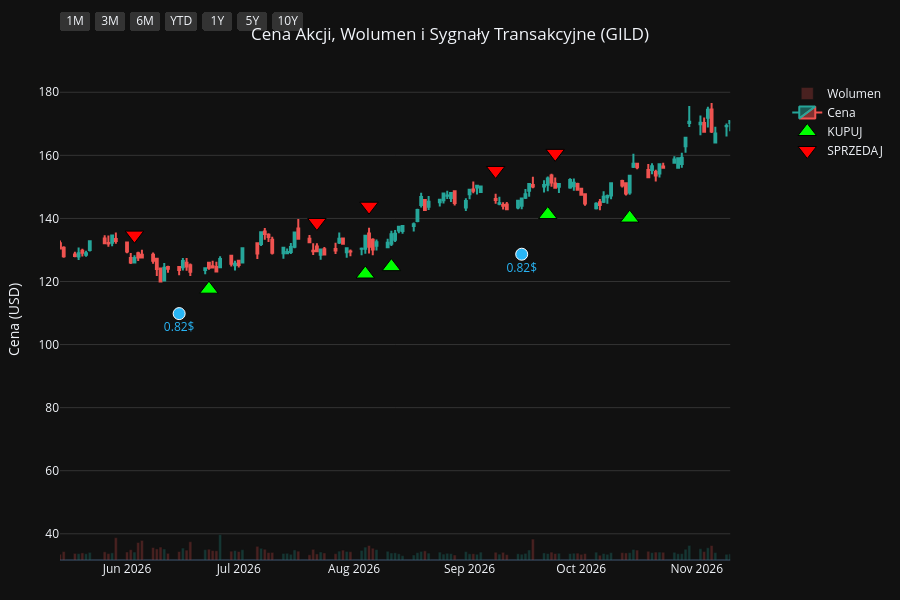
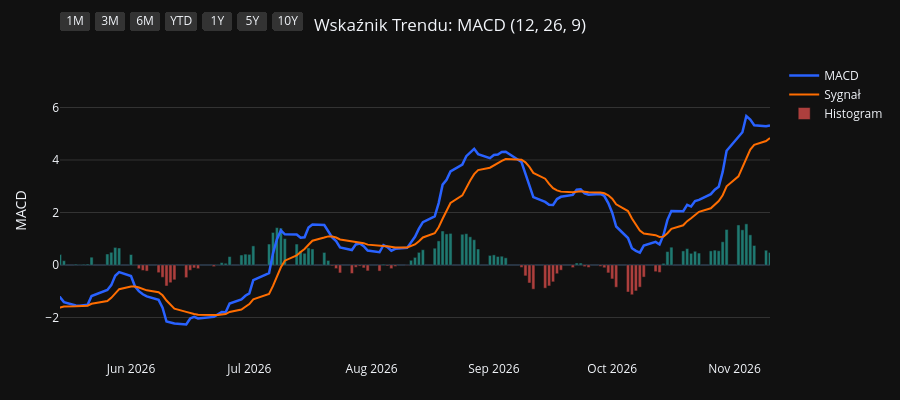
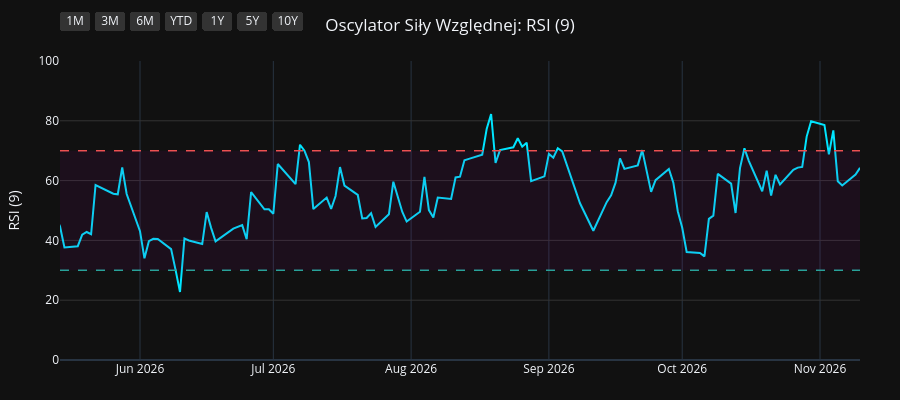
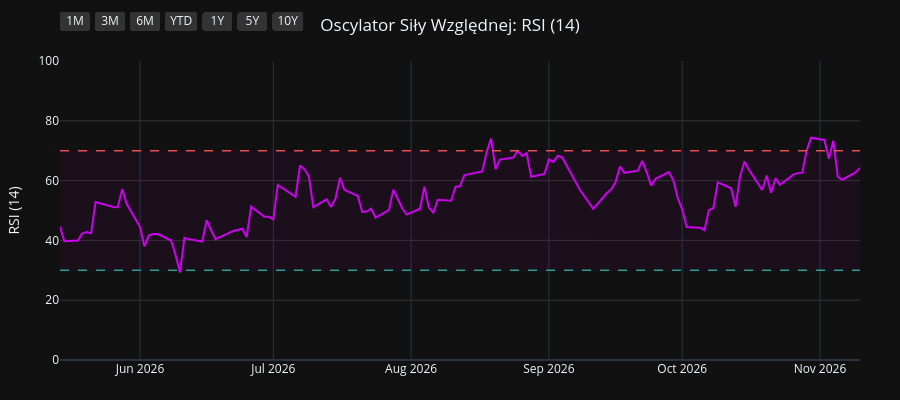

Write notebook code for charts like these, in order.
### Code cell
import os
import yfinance as yf
import pandas as pd
import pandas_ta as ta
import plotly.graph_objects as go
from plotly.subplots import make_subplots

# 1. Pobranie i przygotowanie danych
symbol = os.environ.get("STOCK_TICKER", "").strip().upper()
if not symbol:
    raise RuntimeError("Set STOCK_TICKER before running price_extractor.ipynb")
df = yf.Ticker(symbol).history(period="10y")
df.index = df.index.tz_localize(None)

# Wskaźniki i sygnały
df.ta.macd(fast=12, slow=26, signal=9, append=True)
df.ta.rsi(length=9, append=True)
df.ta.rsi(length=14, append=True)
df.ta.rsi(length=21, append=True)
df.dropna(inplace=True)

macd = df['MACD_12_26_9']
signal = df['MACDs_12_26_9']
wczorajszy_macd = macd.shift(1)
wczorajszy_signal = signal.shift(1)

df['Decyzja'] = 'BRAK'
df.loc[(macd > signal) & (wczorajszy_macd <= wczorajszy_signal), 'Decyzja'] = 'KUPUJ'
df.loc[(macd < signal) & (wczorajszy_macd >= wczorajszy_signal), 'Decyzja'] = 'SPRZEDAJ'

df_kupuj = df[df['Decyzja'] == 'KUPUJ']
df_sprzedaj = df[df['Decyzja'] == 'SPRZEDAJ']
df_dywidendy = df[df['Dividends'] > 0]
df_splity = df[df['Stock Splits'] > 0]

# Wspólna konfiguracja osi X
konfiguracja_osi_x = dict(
    type="date",
    showspikes=True, spikemode="across", spikesnap="cursor", spikedash="dot", spikecolor="#ffffff", spikethickness=1, hoverformat="%Y-%m-%d",
    rangeselector=dict(
        buttons=list([
            dict(count=1, label="1M", step="month", stepmode="backward"),
            dict(count=3, label="3M", step="month", stepmode="backward"),
            dict(count=6, label="6M", step="month", stepmode="backward"),
            dict(count=1, label="YTD", step="year", stepmode="todate"),
            dict(count=1, label="1Y", step="year", stepmode="backward"),
            dict(count=5, label="5Y", step="year", stepmode="backward"),
            dict(step="all", label="10Y")
        ]),
        bgcolor="#333333", activecolor="#2962ff", x=0, y=1.1
    )
)

# ==========================================
# WYKRES 1: CENA + WOLUMEN + SYGNAŁY
# ==========================================
fig1 = make_subplots(specs=[[{"secondary_y": True}]])

kolory_wolumenu = ['#26a69a' if row['Close'] >= row['Open'] else '#ef5350' for index, row in df.iterrows()]
fig1.add_trace(go.Bar(x=df.index, y=df['Volume'], marker_color=kolory_wolumenu, opacity=0.25, name='Wolumen'), secondary_y=True)
fig1.add_trace(go.Candlestick(x=df.index, open=df['Open'], high=df['High'], low=df['Low'], close=df['Close'], name='Cena', increasing_line_color='#26a69a', decreasing_line_color='#ef5350'), secondary_y=False)
fig1.add_trace(go.Scatter(x=df_kupuj.index, y=df_kupuj['Low'] * 0.95, customdata=df_kupuj[['Low', 'High']], mode='markers', marker=dict(symbol='triangle-up', size=16, color='#00ff00', line=dict(width=1, color='black')), name='KUPUJ', hovertemplate='KUPUJ<br>Najniższa: %{customdata[0]:.2f}<br>Najwyższa: %{customdata[1]:.2f}<extra></extra>'), secondary_y=False)
fig1.add_trace(go.Scatter(x=df_sprzedaj.index, y=df_sprzedaj['High'] * 1.05, customdata=df_sprzedaj[['Low', 'High']], mode='markers', marker=dict(symbol='triangle-down', size=16, color='#ff0000', line=dict(width=1, color='black')), name='SPRZEDAJ', hovertemplate='SPRZEDAJ<br>Najniższa: %{customdata[0]:.2f}<br>Najwyższa: %{customdata[1]:.2f}<extra></extra>'), secondary_y=False)

if not df_dywidendy.empty:
    fig1.add_trace(go.Scatter(x=df_dywidendy.index, y=df_dywidendy['Low'] * 0.90, mode='markers+text', marker=dict(symbol='circle', size=12, color='#29b6f6', line=dict(width=1, color='white')), text=df_dywidendy['Dividends'].apply(lambda x: f"{x}$"), textposition="bottom center", name='Dywidenda', showlegend=False, hovertemplate='Dywidenda: %{text}<extra></extra>', textfont=dict(color="#29b6f6")), secondary_y=False)
if not df_splity.empty:
                    fig1.add_trace(go.Scatter(x=df_splity.index, y=df_splity['High'], mode='markers+text', marker=dict(symbol='star', size=16, color='#ffee58', line=dict(width=1, color='black')), text=df_splity['Stock Splits'].apply(lambda x: f"{x:g}:1" if x >= 1 else f"1:{1 / x:g}"), textposition="top center", name='Split', hovertemplate='%{text}<extra></extra>', textfont=dict(color="#ffee58")), secondary_y=False)

fig1.update_layout(title=dict(text=f"Cena Akcji, Wolumen i Sygnały Transakcyjne ({symbol})", x=0.5, xanchor='center'), dragmode='pan', xaxis_rangeslider_visible=False, template='plotly_dark', height=600, hovermode='x unified', margin=dict(l=60, r=40, t=60, b=40))
fig1.update_xaxes(**konfiguracja_osi_x)
fig1.update_xaxes(range=[df.index.max() - pd.Timedelta(days=180), df.index.max()])
fig1.update_yaxes(title_text="Cena (USD)", secondary_y=False, gridcolor='#333333')
fig1.update_yaxes(range=[0, df['Volume'].max() * 4], showgrid=False, showticklabels=False, secondary_y=True)
fig1.show(config={'scrollZoom': True})

# ==========================================
# WYKRES 2: WSKAŹNIK MACD
# ==========================================
fig2 = go.Figure()
fig2.add_trace(go.Scatter(x=df.index, y=df['MACD_12_26_9'], line=dict(color='#2962ff', width=2.5), name='MACD'))
fig2.add_trace(go.Scatter(x=df.index, y=df['MACDs_12_26_9'], line=dict(color='#ff6d00', width=2), name='Sygnał'))
kolory_macd = ['#26a69a' if val >= 0 else '#ef5350' for val in df['MACDh_12_26_9']]
fig2.add_trace(go.Bar(x=df.index, y=df['MACDh_12_26_9'], marker_color=kolory_macd, name='Histogram', opacity=0.7))
fig2.update_layout(title=dict(text="Wskaźnik Trendu: MACD (12, 26, 9)", x=0.5, xanchor='center'), dragmode='pan', xaxis_rangeslider_visible=False, template='plotly_dark', height=400, hovermode='x unified', margin=dict(l=60, r=40, t=60, b=40))
fig2.update_xaxes(**konfiguracja_osi_x)
fig2.update_xaxes(range=[df.index.max() - pd.Timedelta(days=180), df.index.max()])
fig2.update_yaxes(title_text="MACD", gridcolor='#333333')
fig2.show(config={'scrollZoom': True})

# ==========================================
# WYKRES 3: OSCYLATOR RSI (9)
# ==========================================
fig3 = go.Figure()
fig3.add_trace(go.Scatter(x=df.index, y=df['RSI_9'], line=dict(color='#00e5ff', width=2), name='RSI (9)'))
fig3.add_hline(y=70, line_dash="dash", line_color="#ef5350", line_width=1.5)
fig3.add_hline(y=30, line_dash="dash", line_color="#26a69a", line_width=1.5)
fig3.add_hrect(y0=30, y1=70, line_width=0, fillcolor="purple", opacity=0.1)
fig3.update_layout(title=dict(text="Oscylator Siły Względnej: RSI (9)", x=0.5, xanchor='center'), dragmode='pan', xaxis_rangeslider_visible=False, template='plotly_dark', height=400, hovermode='x unified', margin=dict(l=60, r=40, t=60, b=40))
fig3.update_xaxes(**konfiguracja_osi_x)
fig3.update_xaxes(range=[df.index.max() - pd.Timedelta(days=180), df.index.max()])
fig3.update_yaxes(title_text="RSI (9)", range=[0, 100], gridcolor='#333333')
fig3.show(config={'scrollZoom': True})

# ==========================================
# WYKRES 4: OSCYLATOR RSI (14)
# ==========================================
fig4 = go.Figure()
fig4.add_trace(go.Scatter(x=df.index, y=df['RSI_14'], line=dict(color='#d500f9', width=2), name='RSI (14)'))
fig4.add_hline(y=70, line_dash="dash", line_color="#ef5350", line_width=1.5)
fig4.add_hline(y=30, line_dash="dash", line_color="#26a69a", line_width=1.5)
fig4.add_hrect(y0=30, y1=70, line_width=0, fillcolor="purple", opacity=0.1)
fig4.update_layout(title=dict(text="Oscylator Siły Względnej: RSI (14)", x=0.5, xanchor='center'), dragmode='pan', xaxis_rangeslider_visible=False, template='plotly_dark', height=400, hovermode='x unified', margin=dict(l=60, r=40, t=60, b=40))
fig4.update_xaxes(**konfiguracja_osi_x)
fig4.update_xaxes(range=[df.index.max() - pd.Timedelta(days=180), df.index.max()])
fig4.update_yaxes(title_text="RSI (14)", range=[0, 100], gridcolor='#333333')
fig4.show(config={'scrollZoom': True})

# ==========================================
# WYKRES 5: OSCYLATOR RSI (21)
# ==========================================
fig5 = go.Figure()
fig5.add_trace(go.Scatter(x=df.index, y=df['RSI_21'], line=dict(color='#64dd17', width=2), name='RSI (21)'))
fig5.add_hline(y=70, line_dash="dash", line_color="#ef5350", line_width=1.5)
fig5.add_hline(y=30, line_dash="dash", line_color="#26a69a", line_width=1.5)
fig5.add_hrect(y0=30, y1=70, line_width=0, fillcolor="purple", opacity=0.1)
fig5.update_layout(title=dict(text="Oscylator Siły Względnej: RSI (21)", x=0.5, xanchor='center'), dragmode='pan', xaxis_rangeslider_visible=False, template='plotly_dark', height=400, hovermode='x unified', margin=dict(l=60, r=40, t=60, b=40))
fig5.update_xaxes(**konfiguracja_osi_x)
fig5.update_xaxes(range=[df.index.max() - pd.Timedelta(days=180), df.index.max()])
fig5.update_yaxes(title_text="RSI (21)", range=[0, 100], gridcolor='#333333')
fig5.show(config={'scrollZoom': True})

### Figure 1 — Plotly figure (JSON) as saved in the notebook; plotly's stock layout.template omitted (floating-point values rounded to 4 significant figures; data arrays with more than 128 entries replaced by an {"elided": "..."} marker saying what was removed)
{"data": [{"marker": {"color": {"elided": "2479 str values"}}, "name": "Wolumen", "opacity": 0.25, "type": "bar", "x": {"elided": "2479 str values"}, "xaxis": "x", "y": {"elided": "2479 int values"}, "yaxis": "y2"}, {"close": {"elided": "2479 float values"}, "decreasing": {"line": {"color": "#ef5350"}}, "high": {"elided": "2479 float values"}, "increasing": {"line": {"color": "#26a69a"}}, "low": {"elided": "2479 float values"}, "name": "Cena", "open": {"elided": "2479 float values"}, "type": "candlestick", "x": {"elided": "2479 str values"}, "xaxis": "x", "yaxis": "y"}, {"customdata": {"elided": "112x2 float values"}, "hovertemplate": "KUPUJ<br>Najniższa: %{customdata[0]:.2f}<br>Najwyższa: %{customdata[1]:.2f}<extra></extra>", "marker": {"color": "#00ff00", "line": {"color": "black", "width": 1}, "size": 16, "symbol": "triangle-up"}, "mode": "markers", "name": "KUPUJ", "type": "scatter", "x": ["2017-01-04T00:00:00", "2017-02-01T00:00:00", "2017-02-17T00:00:00", "2017-03-17T00:00:00", "2017-03-31T00:00:00", "2017-04-17T00:00:00", "2017-06-02T00:00:00", "2017-07-19T00:00:00", "2017-08-29T00:00:00", "2017-11-20T00:00:00", "2018-01-03T00:00:00", "2018-03-12T00:00:00", "2018-04-10T00:00:00", "2018-04-26T00:00:00", "2018-05-16T00:00:00", "2018-07-03T00:00:00", "2018-08-30T00:00:00", "2018-09-14T00:00:00", "2018-11-07T00:00:00", "2018-11-29T00:00:00", "2019-01-03T00:00:00", "2019-03-13T00:00:00", "2019-04-30T00:00:00", "2019-05-17T00:00:00", "2019-06-10T00:00:00", "2019-07-02T00:00:00", "2019-07-30T00:00:00", "2019-08-22T00:00:00", "2019-08-28T00:00:00", "2019-10-14T00:00:00", "2019-11-05T00:00:00", "2019-11-20T00:00:00", "2020-01-29T00:00:00", "2020-03-18T00:00:00", "2020-04-03T00:00:00", "2020-04-17T00:00:00", "2020-04-29T00:00:00", "2020-06-04T00:00:00", "2020-06-19T00:00:00", "2020-08-31T00:00:00", "2020-10-01T00:00:00", "2020-11-05T00:00:00", "2021-01-04T00:00:00", "2021-02-08T00:00:00", "2021-03-10T00:00:00", "2021-03-16T00:00:00", "2021-04-16T00:00:00", "2021-05-06T00:00:00", "2021-06-09T00:00:00", "2021-06-29T00:00:00", "2021-07-20T00:00:00", "2021-07-23T00:00:00", "2021-08-03T00:00:00", "2021-08-12T00:00:00", "2021-10-25T00:00:00", "2021-11-03T00:00:00", "2022-02-25T00:00:00", "2022-03-14T00:00:00", "2022-05-13T00:00:00", "2022-06-23T00:00:00", "2022-08-04T00:00:00", "2022-09-08T00:00:00", "2022-10-05T00:00:00", "2023-02-06T00:00:00", "2023-03-15T00:00:00", "2023-03-20T00:00:00", "2023-05-24T00:00:00", "2023-06-05T00:00:00", "2023-06-08T00:00:00", "2023-07-05T00:00:00", "2023-07-13T00:00:00", "2023-08-07T00:00:00", "2023-09-13T00:00:00", "2023-09-27T00:00:00", "2023-10-09T00:00:00", "2023-11-01T00:00:00", "2023-12-01T00:00:00", "2023-12-27T00:00:00", "2024-02-26T00:00:00", "2024-05-02T00:00:00", "2024-06-10T00:00:00", "2024-07-11T00:00:00", "2024-08-26T00:00:00", "2024-10-22T00:00:00", "2024-10-24T00:00:00", "2024-11-04T00:00:00", "2024-12-02T00:00:00", "2024-12-05T00:00:00", "2024-12-23T00:00:00", "2025-01-21T00:00:00", "2025-02-12T00:00:00", "2025-04-24T00:00:00", "2025-04-28T00:00:00", "2025-04-30T00:00:00", "2025-05-16T00:00:00", "2025-07-01T00:00:00", "2025-07-24T00:00:00", "2025-08-08T00:00:00", "2025-09-11T00:00:00", "2025-10-06T00:00:00", "2025-11-05T00:00:00", "2025-11-13T00:00:00", "2025-12-22T00:00:00", "2026-01-14T00:00:00", "2026-01-16T00:00:00", "2026-04-06T00:00:00", "2026-05-05T00:00:00", "2026-06-23T00:00:00", "2026-08-04T00:00:00", "2026-08-11T00:00:00", "2026-09-22T00:00:00", "2026-10-14T00:00:00"], "xaxis": "x", "y": [49.93, 48.37, 46.79, 46.17, 45.57, 45.05, 43.81, 48.94, 50.61, 49.09, 50.66, 55.56, 51.34, 50.15, 46.61, 49.86, 52.95, 51.74, 49.73, 48.57, 46.43, 46.24, 46.02, 47.21, 46.98, 49.37, 48.43, 46.16, 45.57, 46.8, 47.8, 47.28, 47.53, 54.51, 57.04, 60.52, 59.8, 55.24, 55.85, 49.31, 47.76, 45.09, 44.62, 51.84, 48.98, 49.19, 51.3, 50.74, 52.6, 53.13, 53.74, 54.03, 53.69, 54.89, 53.07, 52.1, 48.81, 46.93, 50.07, 50.85, 50.92, 53.27, 53.62, 70.96, 66.56, 65.81, 66.24, 65.43, 64.23, 65.14, 65.31, 66.71, 65.84, 64.94, 64.17, 68.12, 65.86, 69.55, 63.53, 57.18, 56.43, 60.78, 68.16, 77.06, 78.88, 80.46, 83.27, 82.46, 83.33, 83.57, 91.54, 96.67, 94.29, 94.89, 91.63, 102.0, 103.6, 105.7, 106.1, 104.2, 112.8, 114.6, 114.6, 113.3, 113.9, 130.3, 123.8, 117.6, 122.4, 124.7, 141.2, 140.1], "yaxis": "y"}, {"customdata": {"elided": "111x2 float values"}, "hovertemplate": "SPRZEDAJ<br>Najniższa: %{customdata[0]:.2f}<br>Najwyższa: %{customdata[1]:.2f}<extra></extra>", "marker": {"color": "#ff0000", "line": {"color": "black", "width": 1}, "size": 16, "symbol": "triangle-down"}, "mode": "markers", "name": "SPRZEDAJ", "type": "scatter", "x": ["2017-01-13T00:00:00", "2017-02-08T00:00:00", "2017-03-10T00:00:00", "2017-03-23T00:00:00", "2017-04-04T00:00:00", "2017-05-11T00:00:00", "2017-07-10T00:00:00", "2017-08-04T00:00:00", "2017-09-18T00:00:00", "2017-12-22T00:00:00", "2018-02-02T00:00:00", "2018-03-19T00:00:00", "2018-04-25T00:00:00", "2018-04-30T00:00:00", "2018-06-27T00:00:00", "2018-07-27T00:00:00", "2018-09-06T00:00:00", "2018-10-10T00:00:00", "2018-11-19T00:00:00", "2018-12-14T00:00:00", "2019-02-06T00:00:00", "2019-04-16T00:00:00", "2019-05-14T00:00:00", "2019-05-28T00:00:00", "2019-07-01T00:00:00", "2019-07-08T00:00:00", "2019-07-31T00:00:00", "2019-08-23T00:00:00", "2019-09-24T00:00:00", "2019-10-29T00:00:00", "2019-11-12T00:00:00", "2019-12-16T00:00:00", "2020-03-11T00:00:00", "2020-03-23T00:00:00", "2020-04-08T00:00:00", "2020-04-28T00:00:00", "2020-05-05T00:00:00", "2020-06-12T00:00:00", "2020-07-23T00:00:00", "2020-09-24T00:00:00", "2020-10-19T00:00:00", "2020-12-15T00:00:00", "2021-02-01T00:00:00", "2021-02-10T00:00:00", "2021-03-11T00:00:00", "2021-04-09T00:00:00", "2021-04-23T00:00:00", "2021-05-25T00:00:00", "2021-06-18T00:00:00", "2021-07-08T00:00:00", "2021-07-21T00:00:00", "2021-08-02T00:00:00", "2021-08-04T00:00:00", "2021-08-27T00:00:00", "2021-10-29T00:00:00", "2022-01-03T00:00:00", "2022-03-11T00:00:00", "2022-04-27T00:00:00", "2022-06-03T00:00:00", "2022-07-18T00:00:00", "2022-08-25T00:00:00", "2022-09-21T00:00:00", "2022-11-18T00:00:00", "2023-02-17T00:00:00", "2023-03-17T00:00:00", "2023-04-28T00:00:00", "2023-05-26T00:00:00", "2023-06-06T00:00:00", "2023-06-27T00:00:00", "2023-07-06T00:00:00", "2023-07-27T00:00:00", "2023-08-17T00:00:00", "2023-09-22T00:00:00", "2023-09-29T00:00:00", "2023-10-27T00:00:00", "2023-11-09T00:00:00", "2023-12-22T00:00:00", "2024-01-22T00:00:00", "2024-04-03T00:00:00", "2024-05-28T00:00:00", "2024-07-05T00:00:00", "2024-08-06T00:00:00", "2024-09-25T00:00:00", "2024-10-23T00:00:00", "2024-10-30T00:00:00", "2024-11-15T00:00:00", "2024-12-04T00:00:00", "2024-12-06T00:00:00", "2024-12-31T00:00:00", "2025-02-11T00:00:00", "2025-03-11T00:00:00", "2025-04-25T00:00:00", "2025-04-29T00:00:00", "2025-05-01T00:00:00", "2025-06-17T00:00:00", "2025-07-15T00:00:00", "2025-08-06T00:00:00", "2025-08-21T00:00:00", "2025-09-15T00:00:00", "2025-10-28T00:00:00", "2025-11-07T00:00:00", "2025-12-01T00:00:00", "2026-01-02T00:00:00", "2026-01-15T00:00:00", "2026-02-19T00:00:00", "2026-04-20T00:00:00", "2026-06-03T00:00:00", "2026-07-22T00:00:00", "2026-08-05T00:00:00", "2026-09-08T00:00:00", "2026-09-24T00:00:00"], "xaxis": "x", "y": [54.74, 49.91, 50.9, 50.78, 50.2, 49.97, 52.56, 55.59, 63.32, 56.01, 63.63, 61.13, 56.56, 57.07, 54.86, 61.2, 57.86, 60.2, 54.09, 52.91, 54.6, 52.61, 52.18, 52.33, 55.29, 54.98, 53.57, 51.93, 53.51, 51.87, 52.57, 54.64, 61.66, 62.17, 62.03, 66.11, 65.91, 61.41, 63.98, 52.9, 52.27, 51.14, 56.41, 58.16, 54.52, 56.18, 56.57, 58.03, 58.44, 59.43, 60.04, 59.72, 60.89, 63.03, 57.91, 64.52, 52.54, 55.78, 57.64, 57.05, 58.19, 60.32, 77.38, 79.12, 74.73, 77.63, 73.67, 73.49, 72.74, 72.88, 74.06, 73.89, 72.23, 72.36, 74.99, 74.24, 77.12, 77.84, 70.28, 63.84, 65.98, 74.44, 83.57, 87.95, 87.93, 91.53, 92.14, 93.75, 93.3, 96.61, 117.4, 105.3, 108.3, 107.0, 112.6, 113.5, 114.2, 120.0, 116.5, 123.2, 127.1, 129.3, 126.4, 128.5, 157.6, 143.7, 134.7, 138.7, 143.9, 155.2, 160.6], "yaxis": "y"}, {"hovertemplate": "Dywidenda: %{text}<extra></extra>", "marker": {"color": "#29b6f6", "line": {"color": "white", "width": 1}, "size": 12, "symbol": "circle"}, "mode": "markers+text", "name": "Dywidenda", "showlegend": false, "text": ["0.52$", "0.52$", "0.52$", "0.52$", "0.57$", "0.57$", "0.57$", "0.57$", "0.63$", "0.63$", "0.63$", "0.63$", "0.68$", "0.68$", "0.68$", "0.68$", "0.71$", "0.71$", "0.71$", "0.71$", "0.73$", "0.73$", "0.73$", "0.73$", "0.75$", "0.75$", "0.75$", "0.75$", "0.77$", "0.77$", "0.77$", "0.77$", "0.79$", "0.79$", "0.79$", "0.79$", "0.82$", "0.82$", "0.82$"], "textfont": {"color": "#29b6f6"}, "textposition": "bottom center", "type": "scatter", "x": ["2017-03-14T00:00:00", "2017-06-14T00:00:00", "2017-09-14T00:00:00", "2017-12-14T00:00:00", "2018-03-15T00:00:00", "2018-06-14T00:00:00", "2018-09-13T00:00:00", "2018-12-13T00:00:00", "2019-03-14T00:00:00", "2019-06-13T00:00:00", "2019-09-12T00:00:00", "2019-12-12T00:00:00", "2020-03-12T00:00:00", "2020-06-11T00:00:00", "2020-09-14T00:00:00", "2020-12-14T00:00:00", "2021-03-12T00:00:00", "2021-06-14T00:00:00", "2021-09-14T00:00:00", "2021-12-14T00:00:00", "2022-03-14T00:00:00", "2022-06-14T00:00:00", "2022-09-14T00:00:00", "2022-12-14T00:00:00", "2023-03-14T00:00:00", "2023-06-14T00:00:00", "2023-09-14T00:00:00", "2023-12-14T00:00:00", "2024-03-14T00:00:00", "2024-06-14T00:00:00", "2024-09-13T00:00:00", "2024-12-13T00:00:00", "2025-03-14T00:00:00", "2025-06-13T00:00:00", "2025-09-15T00:00:00", "2025-12-15T00:00:00", "2026-03-13T00:00:00", "2026-06-15T00:00:00", "2026-09-15T00:00:00"], "xaxis": "x", "y": [43.19, 41.69, 53.02, 48.48, 52.25, 46.85, 48.81, 45.04, 43.87, 45.63, 46.03, 46.99, 48.04, 51.94, 46.4, 43.6, 45.38, 50.31, 52.81, 53.08, 44.46, 44.6, 50.82, 69.63, 62.9, 62.7, 62.84, 66.99, 61.62, 52.99, 69.57, 76.67, 96.05, 95.49, 97.78, 105.6, 128.2, 109.8, 128.6], "yaxis": "y"}], "layout": {"dragmode": "pan", "height": 600, "hovermode": "x unified", "margin": {"b": 40, "l": 60, "r": 40, "t": 60}, "title": {"text": "Cena Akcji, Wolumen i Sygnały Transakcyjne (GILD)", "x": 0.5, "xanchor": "center"}, "xaxis": {"anchor": "y", "domain": [0.0, 0.94], "hoverformat": "%Y-%m-%d", "range": ["2026-05-14T00:00:00", "2026-11-10T00:00:00"], "rangeselector": {"activecolor": "#2962ff", "bgcolor": "#333333", "buttons": [{"count": 1, "label": "1M", "step": "month", "stepmode": "backward"}, {"count": 3, "label": "3M", "step": "month", "stepmode": "backward"}, {"count": 6, "label": "6M", "step": "month", "stepmode": "backward"}, {"count": 1, "label": "YTD", "step": "year", "stepmode": "todate"}, {"count": 1, "label": "1Y", "step": "year", "stepmode": "backward"}, {"count": 5, "label": "5Y", "step": "year", "stepmode": "backward"}, {"label": "10Y", "step": "all"}], "x": 0, "y": 1.1}, "rangeslider": {"visible": false}, "showspikes": true, "spikecolor": "#ffffff", "spikedash": "dot", "spikemode": "across", "spikesnap": "cursor", "spikethickness": 1, "type": "date"}, "yaxis": {"anchor": "x", "domain": [0.0, 1.0], "gridcolor": "#333333", "title": {"text": "Cena (USD)"}}, "yaxis2": {"anchor": "x", "overlaying": "y", "range": [0, 377394000], "showgrid": false, "showticklabels": false, "side": "right"}}}

### Figure 2 — Plotly figure (JSON) as saved in the notebook; plotly's stock layout.template omitted (floating-point values rounded to 4 significant figures; data arrays with more than 128 entries replaced by an {"elided": "..."} marker saying what was removed)
{"data": [{"line": {"color": "#2962ff", "width": 2.5}, "name": "MACD", "type": "scatter", "x": {"elided": "2479 str values"}, "y": {"elided": "2479 float values"}}, {"line": {"color": "#ff6d00", "width": 2}, "name": "Sygnał", "type": "scatter", "x": {"elided": "2479 str values"}, "y": {"elided": "2479 float values"}}, {"marker": {"color": {"elided": "2479 str values"}}, "name": "Histogram", "opacity": 0.7, "type": "bar", "x": {"elided": "2479 str values"}, "y": {"elided": "2479 float values"}}], "layout": {"dragmode": "pan", "height": 400, "hovermode": "x unified", "margin": {"b": 40, "l": 60, "r": 40, "t": 60}, "title": {"text": "Wskaźnik Trendu: MACD (12, 26, 9)", "x": 0.5, "xanchor": "center"}, "xaxis": {"hoverformat": "%Y-%m-%d", "range": ["2026-05-14T00:00:00", "2026-11-10T00:00:00"], "rangeselector": {"activecolor": "#2962ff", "bgcolor": "#333333", "buttons": [{"count": 1, "label": "1M", "step": "month", "stepmode": "backward"}, {"count": 3, "label": "3M", "step": "month", "stepmode": "backward"}, {"count": 6, "label": "6M", "step": "month", "stepmode": "backward"}, {"count": 1, "label": "YTD", "step": "year", "stepmode": "todate"}, {"count": 1, "label": "1Y", "step": "year", "stepmode": "backward"}, {"count": 5, "label": "5Y", "step": "year", "stepmode": "backward"}, {"label": "10Y", "step": "all"}], "x": 0, "y": 1.1}, "rangeslider": {"visible": false}, "showspikes": true, "spikecolor": "#ffffff", "spikedash": "dot", "spikemode": "across", "spikesnap": "cursor", "spikethickness": 1, "type": "date"}, "yaxis": {"gridcolor": "#333333", "title": {"text": "MACD"}}}}

### Figure 3 — Plotly figure (JSON) as saved in the notebook; plotly's stock layout.template omitted (floating-point values rounded to 4 significant figures; data arrays with more than 128 entries replaced by an {"elided": "..."} marker saying what was removed)
{"data": [{"line": {"color": "#00e5ff", "width": 2}, "name": "RSI (9)", "type": "scatter", "x": {"elided": "2479 str values"}, "y": {"elided": "2479 float values"}}], "layout": {"dragmode": "pan", "height": 400, "hovermode": "x unified", "margin": {"b": 40, "l": 60, "r": 40, "t": 60}, "shapes": [{"line": {"color": "#ef5350", "dash": "dash", "width": 1.5}, "type": "line", "x0": 0, "x1": 1, "xref": "x domain", "y0": 70, "y1": 70, "yref": "y"}, {"line": {"color": "#26a69a", "dash": "dash", "width": 1.5}, "type": "line", "x0": 0, "x1": 1, "xref": "x domain", "y0": 30, "y1": 30, "yref": "y"}, {"fillcolor": "purple", "line": {"width": 0}, "opacity": 0.1, "type": "rect", "x0": 0, "x1": 1, "xref": "x domain", "y0": 30, "y1": 70, "yref": "y"}], "title": {"text": "Oscylator Siły Względnej: RSI (9)", "x": 0.5, "xanchor": "center"}, "xaxis": {"hoverformat": "%Y-%m-%d", "range": ["2026-05-14T00:00:00", "2026-11-10T00:00:00"], "rangeselector": {"activecolor": "#2962ff", "bgcolor": "#333333", "buttons": [{"count": 1, "label": "1M", "step": "month", "stepmode": "backward"}, {"count": 3, "label": "3M", "step": "month", "stepmode": "backward"}, {"count": 6, "label": "6M", "step": "month", "stepmode": "backward"}, {"count": 1, "label": "YTD", "step": "year", "stepmode": "todate"}, {"count": 1, "label": "1Y", "step": "year", "stepmode": "backward"}, {"count": 5, "label": "5Y", "step": "year", "stepmode": "backward"}, {"label": "10Y", "step": "all"}], "x": 0, "y": 1.1}, "rangeslider": {"visible": false}, "showspikes": true, "spikecolor": "#ffffff", "spikedash": "dot", "spikemode": "across", "spikesnap": "cursor", "spikethickness": 1, "type": "date"}, "yaxis": {"gridcolor": "#333333", "range": [0, 100], "title": {"text": "RSI (9)"}}}}

### Figure 4 — Plotly figure (JSON) as saved in the notebook; plotly's stock layout.template omitted (floating-point values rounded to 4 significant figures; data arrays with more than 128 entries replaced by an {"elided": "..."} marker saying what was removed)
{"data": [{"line": {"color": "#d500f9", "width": 2}, "name": "RSI (14)", "type": "scatter", "x": {"elided": "2479 str values"}, "y": {"elided": "2479 float values"}}], "layout": {"dragmode": "pan", "height": 400, "hovermode": "x unified", "margin": {"b": 40, "l": 60, "r": 40, "t": 60}, "shapes": [{"line": {"color": "#ef5350", "dash": "dash", "width": 1.5}, "type": "line", "x0": 0, "x1": 1, "xref": "x domain", "y0": 70, "y1": 70, "yref": "y"}, {"line": {"color": "#26a69a", "dash": "dash", "width": 1.5}, "type": "line", "x0": 0, "x1": 1, "xref": "x domain", "y0": 30, "y1": 30, "yref": "y"}, {"fillcolor": "purple", "line": {"width": 0}, "opacity": 0.1, "type": "rect", "x0": 0, "x1": 1, "xref": "x domain", "y0": 30, "y1": 70, "yref": "y"}], "title": {"text": "Oscylator Siły Względnej: RSI (14)", "x": 0.5, "xanchor": "center"}, "xaxis": {"hoverformat": "%Y-%m-%d", "range": ["2026-05-14T00:00:00", "2026-11-10T00:00:00"], "rangeselector": {"activecolor": "#2962ff", "bgcolor": "#333333", "buttons": [{"count": 1, "label": "1M", "step": "month", "stepmode": "backward"}, {"count": 3, "label": "3M", "step": "month", "stepmode": "backward"}, {"count": 6, "label": "6M", "step": "month", "stepmode": "backward"}, {"count": 1, "label": "YTD", "step": "year", "stepmode": "todate"}, {"count": 1, "label": "1Y", "step": "year", "stepmode": "backward"}, {"count": 5, "label": "5Y", "step": "year", "stepmode": "backward"}, {"label": "10Y", "step": "all"}], "x": 0, "y": 1.1}, "rangeslider": {"visible": false}, "showspikes": true, "spikecolor": "#ffffff", "spikedash": "dot", "spikemode": "across", "spikesnap": "cursor", "spikethickness": 1, "type": "date"}, "yaxis": {"gridcolor": "#333333", "range": [0, 100], "title": {"text": "RSI (14)"}}}}
